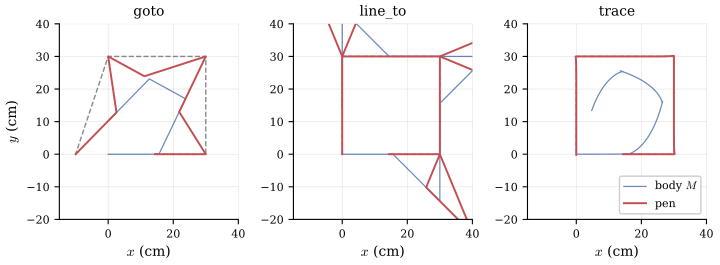

Recreate this plot in Python.
"""Figure 7 — Three pen-path strategies on a 30 cm square.
Simulates goto, line_to and trace plans with the same off-axis pen and
plots the resulting pen traces side by side.
"""
import sys
from math import cos, sin
import numpy as np
import rtlib_diagrams as rd
import matplotlib.pyplot as plt

sys.path.insert(0, '/Users/victor/Documents/_Projects/DrawingRobot')

from drawingrobot.kinematics import Pose, step
from drawingrobot.robot import RobotGeometry
from drawingrobot.script import parse_script


def simulate(script_text, geometry, pen_body, start_pose):
    cmds = parse_script(script_text, geometry, pen_body=pen_body)
    pose = Pose(start_pose.x, start_pose.y, start_pose.theta)
    px, py = pen_body
    pen_xs, pen_ys = [], []
    body_xs, body_ys = [pose.x], [pose.y]
    c, s = cos(pose.theta), sin(pose.theta)
    pen_xs.append(pose.x + px * c - py * s)
    pen_ys.append(pose.y + px * s + py * c)
    for cmd in cmds:
        pose = step(pose, cmd.v_left, cmd.v_right, geometry.width, cmd.duration)
        body_xs.append(pose.x); body_ys.append(pose.y)
        c, s = cos(pose.theta), sin(pose.theta)
        pen_xs.append(pose.x + px * c - py * s)
        pen_ys.append(pose.y + px * s + py * c)
    return np.array(pen_xs), np.array(pen_ys), np.array(body_xs), np.array(body_ys)


def main():
    rd.setup_style()
    fig, axes = rd.figure(width=7.4, height=2.8, subplots=(1, 3))

    geometry = RobotGeometry(width=20.4, length=23.2, wheel_offset=8.8)
    pen_body = (14.4, 0.0)
    # parse_script plans from pose=(0,0,0); pen starts at (px, py).
    start = Pose(0.0, 0.0, 0.0)
    px, py = pen_body

    scripts = [
        ('goto',    'goto 30 0\ngoto 30 30\ngoto 0 30\ngoto -10 0'),
        ('line_to', 'line_to 30 0\nline_to 30 30\nline_to 0 30\nline_to 0 0'),
        ('trace',   'trace 30 0 30 30 0 30 0 0'),
    ]

    pen_start_x, pen_start_y = px, py  # theta=0
    for ax, (name, src) in zip(axes, scripts):
        pen_x, pen_y, body_x, body_y = simulate(src, geometry, pen_body, start)
        # Target polyline: each script aims its pen at user vertices, but the
        # path begins from wherever the pen currently is (here: (px, py)).
        if name == 'goto':
            tx = [pen_start_x, 30, 30,  0, -10]
            ty = [pen_start_y,  0, 30, 30,   0]
        elif name == 'line_to':
            tx = [pen_start_x, 30, 30, 0, 0]
            ty = [pen_start_y,  0, 30, 30, 0]
        else:
            tx = [pen_start_x, 30, 30, 0, 0]
            ty = [pen_start_y,  0, 30, 30, 0]
        ax.plot(tx, ty, color=rd.COLOR_GUIDE, lw=1.0, ls='--')
        ax.plot(body_x, body_y,
                color=rd.COLOR_PRIMARY, lw=0.9, alpha=0.6,
                label='body $M$')
        ax.plot(pen_x, pen_y,
                color=rd.COLOR_SECONDARY, lw=1.4,
                label='pen')
        ax.set_title(f'{name}', fontsize=10)
        ax.set_aspect('equal')
        ax.grid(True, lw=0.4, alpha=0.4)
        ax.set_xlim(-15, 40)
        ax.set_ylim(-20, 40)
        ax.tick_params(labelsize=8)

    axes[0].set_ylabel(r'$y$ (cm)')
    for ax in axes:
        ax.set_xlabel(r'$x$ (cm)')
    axes[-1].legend(loc='lower right', framealpha=0.95, fontsize=8)

    fig.tight_layout()
    rd.save(fig, '01.7-square-comparison.pdf')


if __name__ == '__main__':
    main()
